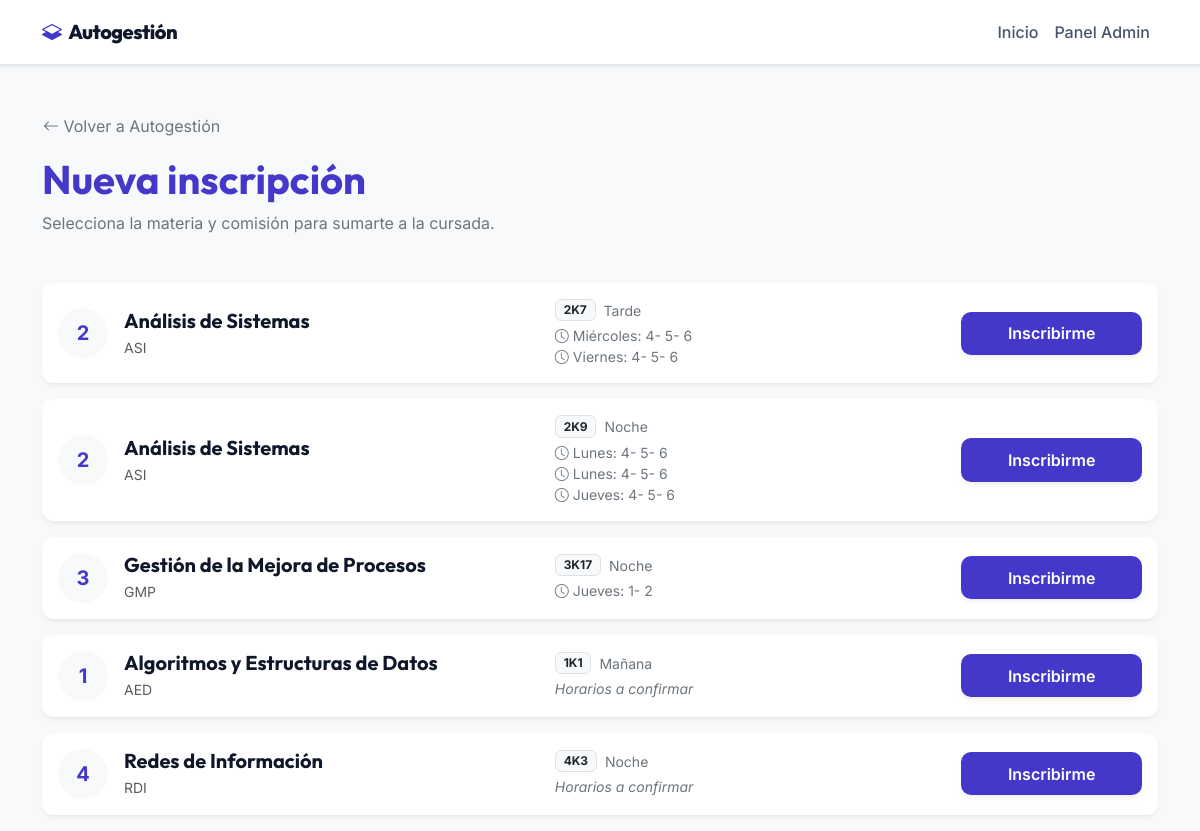
Page /alumno/1/inscribir/ on the committed database.
### UTN/models.py (models this page shows, shortened)
class DictadoMateria(models.Model):
    materia = models.ForeignKey(Materia, on_delete=models.CASCADE, related_name="dictados")
    curso = models.ForeignKey(Curso, on_delete=models.CASCADE, related_name="dictados")
    ciclo_lectivo = models.ForeignKey(CicloLectivo, on_delete=models.PROTECT, related_name="dictados")

class Materia(models.Model):
    carrera = models.ForeignKey(Carrera, on_delete=models.CASCADE, related_name="materias")
    nombre = models.CharField(max_length=100)
    sigla = models.CharField(max_length=20)
    nivel = models.IntegerField()

class Curso(models.Model):
    carrera = models.ForeignKey(Carrera, on_delete=models.CASCADE, related_name="cursos")
    turno = models.ForeignKey(Turno, on_delete=models.PROTECT, related_name="cursos")
    nombre = models.CharField(max_length=50)
    nivel = models.IntegerField()

class Turno(models.Model):
    nombre = models.CharField(max_length=50)
    descripcion = models.CharField(max_length=100, blank=True, null=True)

class Horario(models.Model):
    dictado_materia = models.ForeignKey(DictadoMateria, on_delete=models.CASCADE, related_name="horarios")
    dia = models.CharField(max_length=20)
    modulos = models.ManyToManyField(Modulo, related_name="horarios")

class Modulo(models.Model):
    numero = models.IntegerField()
    hora_inicio = models.TimeField()
    hora_fin = models.TimeField()

### UTN/views.py (the view, shortened to what this page needs)
# urls.py: path('alumno/<int:alumno_id>/inscribir/', views.inscribir_materia, name='inscribir_materia'),
def inscribir_materia(request, alumno_id):
    alumno = get_object_or_404(Alumno, id=alumno_id)
    dictados = DictadoMateria.objects.filter(
        materia__carrera=alumno.carrera
    ).select_related('materia', 'curso', 'curso__turno', 'ciclo_lectivo').prefetch_related('horarios__modulos')
    if request.method != 'POST':
        return render(request, 'UTN/inscribir.html', {'alumno': alumno, 'dictados': dictados})

### UTN/templates/UTN/inscribir.html (shortened to what this page needs)
{% extends 'UTN/base.html' %}
{% block content %}
<div class="mb-5">
    <a href="{% url 'panel_alumno' alumno.id %}" class="btn btn-link text-decoration-none text-secondary p-0 mb-3 fs-6">
        <i class="bi bi-arrow-left"></i> Volver a Autogestión
    </a>
    <h2 class="text-primary-modern display-6 fw-bold">Nueva inscripción</h2>
    <p class="text-secondary">Selecciona la materia y comisión para sumarte a la cursada.</p>
</div>
<div class="row">
    {% for dictado in dictados %}
    <div class="col-12 mb-3">
        <div class="card border-0 shadow-soft shadow-hover rounded-organic-sm p-2">
            <div class="card-body d-flex flex-column flex-md-row align-items-md-center justify-content-between p-2">
                <div class="d-flex align-items-center mb-3 mb-md-0 col-md-5">
                    <div class="bg-light text-primary-modern rounded-circle d-flex justify-content-center align-items-center me-3" style="width: 50px; height: 50px; flex-shrink: 0;">
                        <span class="fw-bold fs-5">{{ dictado.materia.nivel }}</span>
                    </div>
                    <div>
                        <h5 class="fw-bold mb-1">{{ dictado.materia.nombre }}</h5>
                        <p class="text-muted small mb-0">{{ dictado.materia.sigla }}</p>
                    </div>
                </div>
                <div class="col-md-4 mb-3 mb-md-0 d-flex flex-column justify-content-center">
                    <div class="d-flex align-items-center gap-2 mb-1">
                        <span class="badge bg-light text-dark border">{{ dictado.curso.nombre }}</span>
                        <span class="text-secondary small">{{ dictado.curso.turno.nombre }}</span>
                    </div>
                    <ul class="list-unstyled mb-0 text-secondary small">
                        {% for horario in dictado.horarios.all %}
                            <li><i class="bi bi-clock me-1"></i>{{ horario.dia }}:
                                {% for mod in horario.modulos.all %}
                                    {{ mod.numero }}{% if not forloop.last %}-{% endif %}
                                {% endfor %}
                            </li>
                        {% empty %}
                            <li class="fst-italic">Horarios a confirmar</li>
                        {% endfor %}
                    </ul>
                </div>
                <div class="col-md-2 text-md-end mt-2 mt-md-0">
                    <form method="POST" action="">
                        <button type="submit" class="btn btn-modern btn-modern-primary w-100 shadow-soft">
                            Inscribirme
                        </button>
                    </form>
                </div>
            </div>
        </div>
    </div>
    {% empty %}
    <div class="col-12">
        <div class="alert bg-white shadow-soft border-0 rounded-organic p-5 text-center text-secondary">
            No hay materias disponibles para inscripción en este momento.
        </div>
    </div>
    {% endfor %}
</div>
{% endblock %}

### UTN/static/UTN/css/custom.css (style rules this page uses)
body { font-family: 'Inter', sans-serif; background-color: #f8fafc; color: #334155; -webkit-font-smoothing: antialiased; }
h1, h2, h3, h4, h5, h6 { font-family: 'Outfit', sans-serif; color: #0f172a; font-weight: 700; }
.text-primary-modern { color: #4338ca !important; }
.shadow-soft { box-shadow: 0 4px 6px -1px rgb(0 0 0 / 0.05), 0 2px 4px -2px rgb(0 0 0 / 0.05) !important; border: 1px solid #f1f5f9; }
.rounded-organic-sm { border-radius: 12px !important; }
.btn-modern { border-radius: 10px; font-weight: 600; padding: 0.6rem 1.2rem; transition: all 0.2s; }
.btn-modern-primary { background-color: #4338ca; border: none; color: white; }

### rows in the picture
DictadoMateria: materia.nivel "2", materia.nombre "Análisis de Sistemas", materia.sigla "ASI", curso.nombre "2K7", curso.turno.nombre "Tarde"
Horario: dia "Miércoles"
Modulo: numero "4"
Modulo: numero "5"
Modulo: numero "6"
Horario: dia "Viernes"
DictadoMateria: materia.nivel "2", materia.nombre "Análisis de Sistemas", materia.sigla "ASI", curso.nombre "2K9", curso.turno.nombre "Noche"
Horario: dia "Lunes"
Horario: dia "Lunes"
Horario: dia "Jueves"
DictadoMateria: materia.nivel "3", materia.nombre "Gestión de la Mejora de Procesos", materia.sigla "GMP", curso.nombre "3K17", curso.turno.nombre "Noche"
Horario: dia "Jueves"
Modulo: numero "1"
Modulo: numero "2"
DictadoMateria: materia.nivel "1", materia.nombre "Algoritmos y Estructuras de Datos", materia.sigla "AED", curso.nombre "1K1", curso.turno.nombre "Mañana"
DictadoMateria: materia.nivel "4", materia.nombre "Redes de Información", materia.sigla "RDI", curso.nombre "4K3", curso.turno.nombre "Noche"
